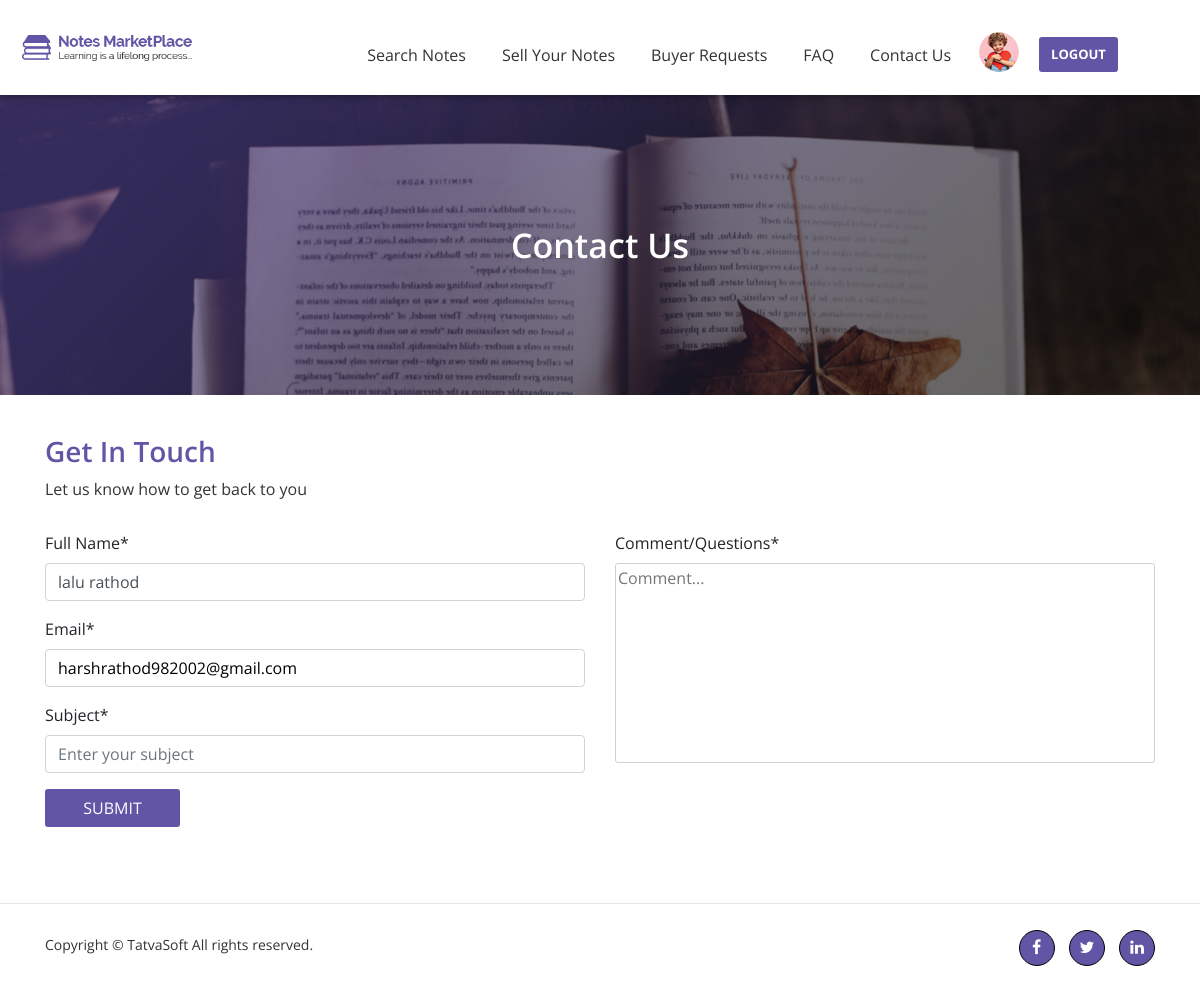
The app's page /Notes-front/contactus.php (signed in) with its own data.
### tables this page shows
CREATE TABLE `userprofile` (
  `Profile_id` int(10) UNSIGNED NOT NULL,
  `User_id` int(11) UNSIGNED NOT NULL,
  `DOB` datetime DEFAULT NULL,
  `Gender` int(11) UNSIGNED DEFAULT NULL,
  `SecondaryEmail` varchar(100) NOT NULL,
  `Phonenumber_Countrycode` int(10) UNSIGNED NOT NULL,
  `PhoneNumber` varchar(20) NOT NULL,
  `ProfilePicture` varchar(500) DEFAULT NULL,
  `AddressLine1` varchar(100) NOT NULL,
  `AddressLine2` varchar(100) NOT NULL,
  `City` varchar(50) NOT NULL,
  `State` varchar(50) NOT NULL,
  `ZipCode` varchar(50) NOT NULL,
  `Country` int(10) UNSIGNED NOT NULL,
  `University` varchar(100) DEFAULT NULL,
  `College` varchar(100) DEFAULT NULL,
  `CreatedDate` datetime DEFAULT NULL,
  `CreatedBy` int(11) DEFAULT NULL,
  `ModifiedDate` datetime DEFAULT NULL,
  `ModifiedBy` int(11) DEFAULT NULL
);

CREATE TABLE `users` (
  `User_id` int(11) UNSIGNED NOT NULL,
  `UserRole_id` int(11) UNSIGNED NOT NULL,
  `FirstName` varchar(50) NOT NULL,
  `LastName` varchar(50) NOT NULL,
  `Email` varchar(100) NOT NULL,
  `Password` varchar(24) NOT NULL,
  `IsEmailVerified` bit(1) NOT NULL,
  `CreatedDate` datetime DEFAULT NULL,
  `CreatedBy` int(11) DEFAULT NULL,
  `ModifiedDate` datetime DEFAULT NULL,
  `ModifiedBy` int(11) DEFAULT NULL,
  `IsActive` bit(1) NOT NULL
);

### Notes-front/contactus.php (the view, shortened to what this page needs)
<?php
include "connection.php";
if(isset($_SESSION['email'])){
 $email=$_SESSION['email'];
    $query_contact="select * from users where Email='$email'";
    $result_contact=mysqli_query($conn,$query_contact);
    while($row=mysqli_fetch_assoc($result_contact)){
        $firstname =$row['FirstName'];
        $lastname = $row['LastName'];
    }
}
?>
<html>
<head>
    <link rel="stylesheet" href="css/font-awesome/css/font-awesome.min.css">
    <link rel="stylesheet" href="css/bootstrap/bootstrap.min.css">
    <link rel="stylesheet" href="css/style.css">
    <link rel="stylesheet" href="css/responsive.css">
</head>
<body>
      <?php
    include "header.php";
    ?>
    <section id="userprofile">
        <div class="content-box-lg">
            <div class="container">
                <div class="row">
                    <div class="col-md-12">
                        <h3>Contact Us</h3>
                    </div>
                </div>
            </div>
        </div>
    </section>
    <section id="contact-us">
        <div class="container">
            <div class="row">
                <div class="col-md-12">
                    <h3>Get In Touch</h3>
                    <p>Let us know how to get back to you</p>
                </div>
            </div>
            <form action="contactus.php" method="post">
                <div class="row">
                    <div class="col-md-6">
                        <div class="form-group">
                            <label for="full-name">Full Name<span class="required">*</span></label>
                            <?php
                            if(isset($_SESSION['email'])){ ?>
                             <input type="text" class="form-control" id="full-name" name="username" value="<?php echo $firstname. " ".$lastname; ?>" placeholder="Enter your full name">
                           <?php }
                            else { ?>
                            <input type="text" class="form-control" id="full-name" name="username" placeholder="Enter your full name">
                            <?php } ?>
                        </div>
                        <div class="form-group">
                            <label for="email">Email<span class="required">*</span></label>
                            <?php
                            if(isset($_SESSION['email'])){ ?>
                               <input type="email" class="form-control" id="email" name="email" value="<?php echo $email; ?>" aria-describedby="emailHelp" placeholder="Enter email">
                           <?php }
                            else { ?>
                            <input type="email" class="form-control" id="email" name="email" aria-describedby="emailHelp" placeholder="Enter email">
                           <?php }
                            ?>
                        </div>
                        <div class="form-group">
                            <label for="subject">Subject<span class="required">*</span></label>
                            <input type="text" class="form-control" id="subject" name="subject" placeholder="Enter your subject">
                        </div>
                    </div>
                    <div class="col-md-6">
                        <div class="form-group">
                            <label for="comment">Comment/Questions<span class="required">*</span></label><br>
                            <textarea id="comment" name="comment" rows="4" cols="65" placeholder="Comment..."></textarea>
                        </div>
                    </div>
                </div>
                <div class="row">
                    <div class="col-md-12">
                        <button type="submit" class="btn btn-contact" name="submit">SUBMIT</button>
                    </div>
                </div>
            </form>
        </div>
    </section>
    <?php
    include "footer.php";
    ?>
</body>
</html>

### Notes-front/header.php (shortened to what this page needs)
<nav class="navbar navbar-expand-lg navbar-light  bg-light fixed-top  general-navbar">
        <a class="navbar-brand" href="#">
            <img src="image/User-Profile/logo.png" alt="Logo" />
        </a>
        <div class="collapse navbar-collapse" id="navbarSupportedContent">
            <ul class="navbar-nav ml-auto">
                <li class="nav-item">
                    <a class="nav-link" href="search.php">Search Notes</a>
                </li>
                <li class="nav-item">
                    <a class="nav-link" href="dashboard.php">Sell Your Notes</a>
                </li>
                <li class="nav-item">
                    <a class="nav-link" href="buyerrequest.php">Buyer Requests</a>
                </li>
                <li class="nav-item">
                    <a class="nav-link" href="faq.php">FAQ</a>
                </li>
                <li class="nav-item">
                    <a class="nav-link" href="contactus.php">Contact Us</a>
                </li>
                 <?php if(isset($_SESSION['email'])){
                ?>
                <li class="dropdown">
                    <a href="#" role="button" data-toggle="dropdown" aria-haspopup="true" aria-expanded="false">
                       <?php
                        $email = $_SESSION['email'];
                        $query ="SELECT * FROM users WHERE Email='$email'" ;
                        $result = mysqli_query($conn,$query);
                        while($row=mysqli_fetch_assoc($result)){
                        $user_id = $row['User_id'];
                        }
                        $query_profile_pic = "SELECT * FROM userprofile WHERE User_id = $user_id";
                        $result_profile_pic = mysqli_query($conn,$query_profile_pic);
                        while($row=mysqli_fetch_assoc($result_profile_pic)){
                            $profile_pic = $row['ProfilePicture'];
                        }
                         $count = mysqli_num_rows($result_profile_pic);
                        if($count > 0){
                         echo " <img src='$profile_pic' alt='user' class='img-fluid' style='margin-top: 10px;width:40px; height:40px; border-radius:50%'>";
                        }
                         else{
                        ?>
                        <img src="image/User-Profile/user-img.png" alt="user" class="img-fluid" style="margin-top: 10px">
                        <?php } ?>
                    </a>
                </li>
                 <?php } ?>
                <li class="nav-item">
                   <?php if(isset($_SESSION['email'])){ ?>
                        <a href="logout.php"><button class="btn btn-nav-login" type="submit"><b>LOGOUT</b></button></a>
                                <?php }
                                else{
                                ?>
                        <a href="login.php"><button class="btn btn-nav-login" type="submit"><b>LOGIN</b></button></a>
                     <?php } ?>
                </li>
            </ul>
        </div>
    </nav>

### Notes-front/css/style.css (style rules this page uses)
html,body { height: 100%; font-family: "Open Sans",sans-serif; }
section { background-color: white; overflow: hidden; }
#email { font-size: 16px; font-weight: 400; line-height: 20px; color: #000; }
.navbar { padding: .8rem; box-shadow:0 0 8px rgba(0,0,0,0.5); width: 100%; }
.navbar-nav { margin-right: 30px; }
.navbar-nav li { padding-right: 20px; }
.nav-link { font-size: 1.1em; }
.navbar-brand img { margin-left: 20px; width: 170px; }
.general-navbar { padding: .76rem; box-shadow:0 0 8px rgba(0,0,0,0.5); width: 100%; }
.bg-light { background-color: #fff !important; }
.navbar-brand img { margin-left: 10px; width: 170px; }
.bg-light .navbar-nav .nav-link { font-family: "Open Sans", sans-serif; font-size: 16px; font-weight: 400; line-height: 20px; color: #333333 !important; }
.bg-light .navbar-nav .nav-item { margin-top: 15px; }
.btn-nav-login { background-color: #6255a5; height: 35px; border-radius: 3px; color: #fff; font-family: "Open Sans", sans-serif; font-size: 13px; border: none; outline: none; }
#userprofile { background-image: url(../image/home/banner-with-overlay.jpg); background-repeat: no-repeat; background-size: cover; background-position: center; position: relative; height: 300px; margin-top: 95px; }
#userprofile h3 { color: white; font-size: 34px; text-align: center; font-weight: 600; padding-top: 130px; }
ul { list-style: none; padding: 10px 20px; }
#contact-us textarea { border: 1px solid #d1d1d1; border-radius: 3px; float: left; width: 100%; min-height: 75px; outline: none; resize: none; }
#contact-us h3 { color: #6255a5; font-weight: 600; padding: 40px 0 0 0; }
#contact-us p { color: #333333; margin-bottom: 30px; }
#contact-us label { font-size: 16px; }
#comment { height: 200px; }
.btn-contact { width: 135px; height: 38px; color: #fff; background-color: #6255a5; border-radius: 3px; }

### records on screen
userprofile: ProfilePicture (picture)
users: username "lalu rathod"
